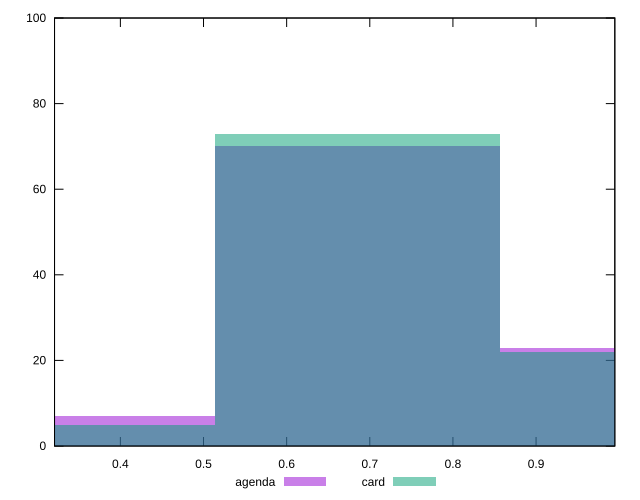

Reproduce this figure in gnuplot.
reset

$agenda <<EOF
0.34259028011347187 7
1.0277708403404155 23
0.6851805602269437 70
EOF

$card <<EOF
0.6851805602269437 73
1.0277708403404155 22
0.34259028011347187 5
EOF

set key outside below
set boxwidth 0.34259028011347187
set xrange [0.3208121779181024:0.9947266641201125]
set yrange [0:100]
set trange [0:100]
set style fill transparent solid 0.5 noborder
set terminal svg size 640, 500 enhanced background rgb 'white'
set output "reports/report_00028_2021-02-24T12-49-42.674Z/meta/pScore/comparison/histogram/1_vs_2.svg"

plot $agenda title "agenda" with boxes, \
     $card title "card" with boxes

reset
